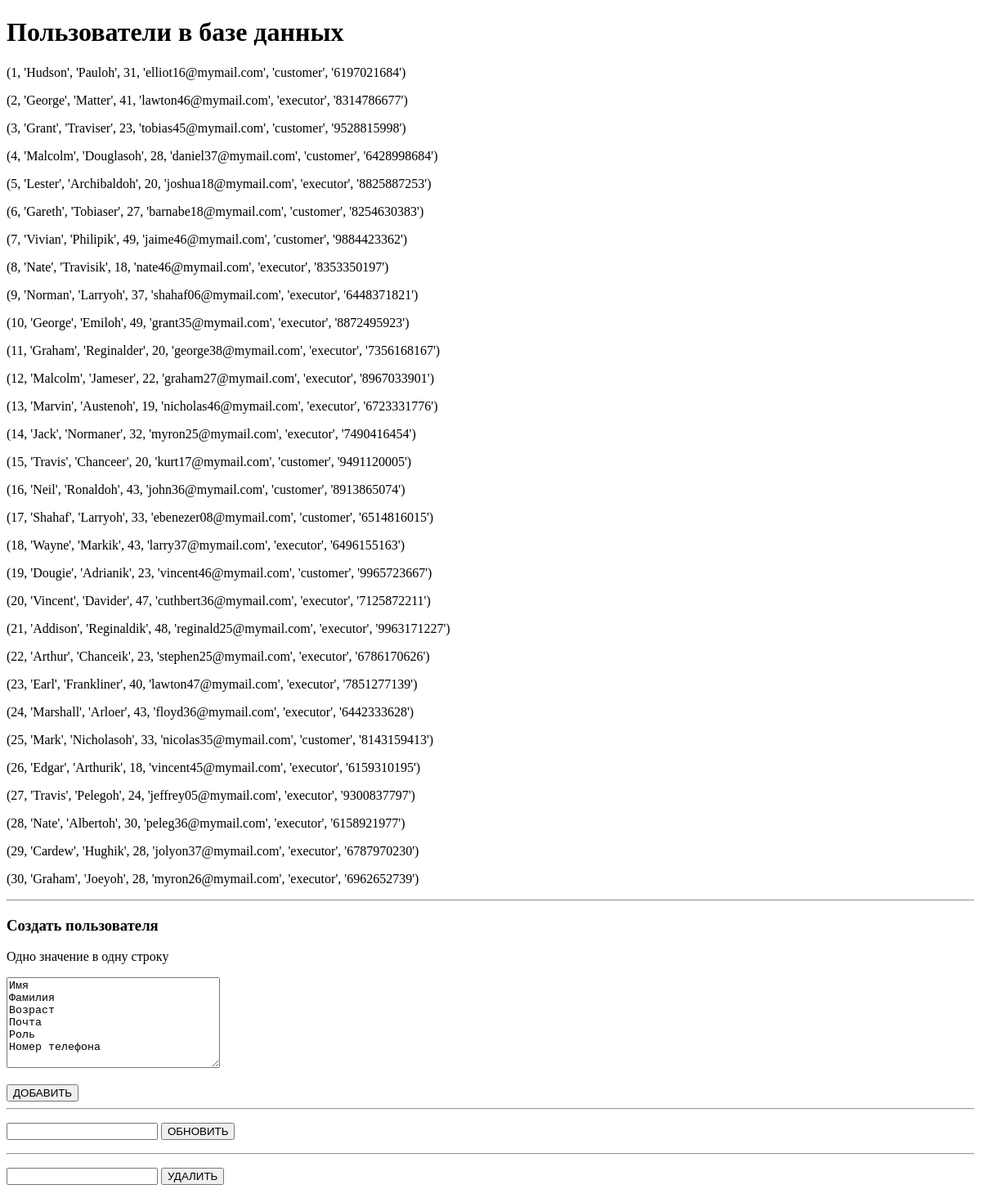
The app's page /users, older data.
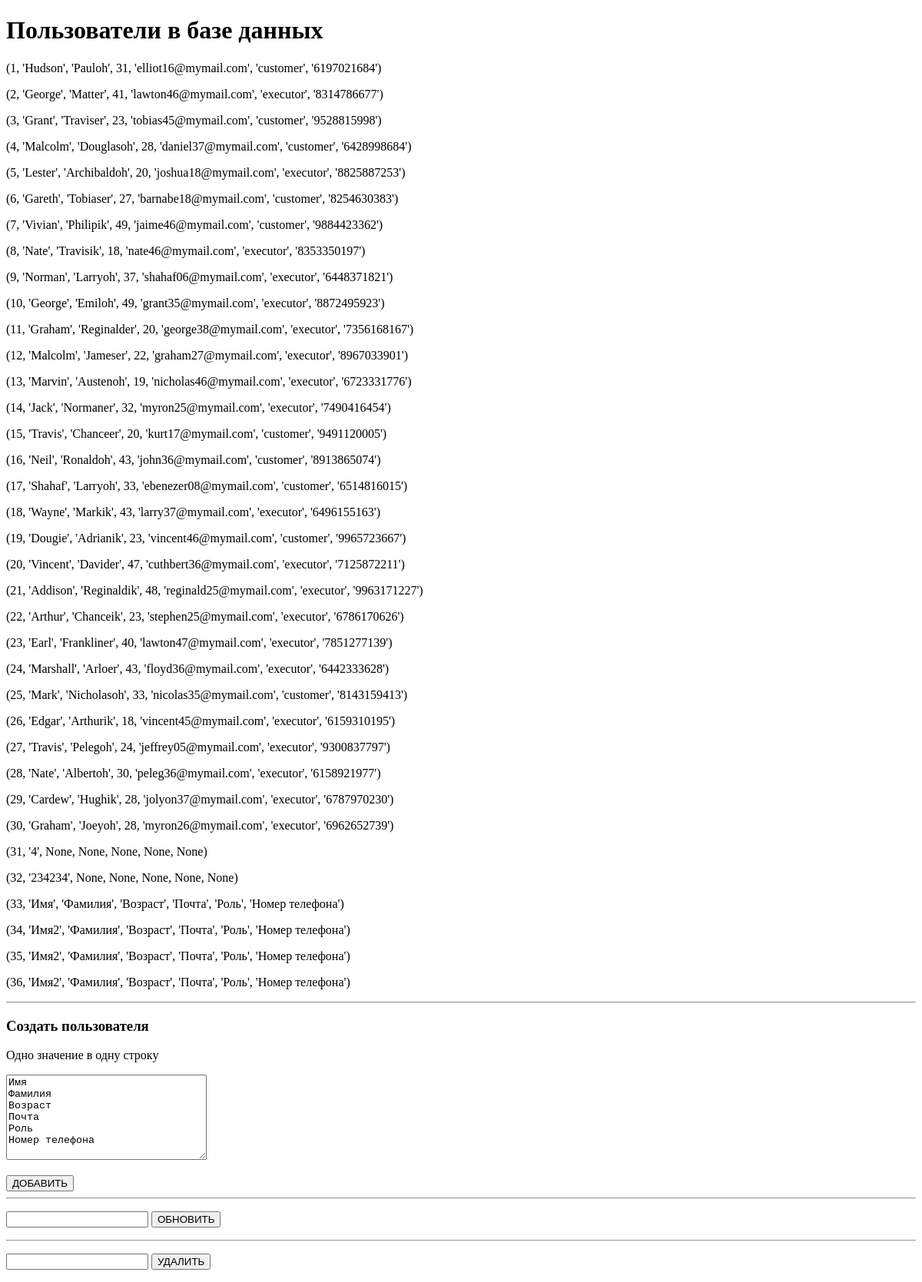
The same page, newer data.
### create_update_tables.py (models this page shows)
class User(db.Model):
    __tablename__ = "user"
    id = db.Column(db.Integer, primary_key=True)
    first_name = db.Column(db.Text)
    last_name = db.Column(db.Text)
    age = db.Column(db.Integer)
    email = db.Column(db.Text)
    role = db.Column(db.Text)
    phone = db.Column(db.Text)

### main.py (the view, shortened to what this page needs)
@app.route("/users", methods=["GET", "POST"])
def get_users():
    if request.method == "GET":
        return render_template("users_main.html", text_main=get_route_all("user"))

### main.py (called while the page is built)
def get_route_all(name_table):
    result = []
    con = sqlite3.connect("lesson16.db")
    cur = con.cursor()
    sqlite_query = f"""SELECT * FROM `{name_table}`"""
    cur.execute(sqlite_query)
    result = cur.fetchall()
    con.close()
    return result

### templates/users_main.html (shortened to what this page needs)
<!DOCTYPE html>
<html lang="ru">
<head>
</head>
<body>
<main>
<form action="/users" method="post">
    <body>
    <div>
        <h1>Пользователи в базе данных</h1>
        {% for user in text_main %}
            <p>{{ user }}</p>
        {% endfor %}
    </div>
    <hr>
    <div>
        <h3>Создать пользователя</h3>
        <p>Одно значение в одну строку</p>
        <p><textarea rows="7" cols="30" name="list_rows">
Имя
Фамилия
Возраст
Почта
Роль
Номер телефона
        </textarea></p>
        <input type="submit" value="ДОБАВИТЬ" class="button" name="list_rows">
    </div>
    <div>
        <hr>
        <p>
        <input type="text" name="upd_user">
        <input type="submit" value="ОБНОВИТЬ" class="button" name="upd_user">
        </p>
    </div>
    <hr>
    <div>
        <p>
        <input type="text" name="del_user">
        <input type="submit" value="УДАЛИТЬ" class="button" name="del_user">
        </p>
    </div>
    </body>
</form>
</main>
</body>
</html>

Row changes from the older to the newer data that the page shows:
added User: user "(31, '4', None, None, None, None, None)"
added User: user "(32, '234234', None, None, None, None, None)"
added User: user "(33, 'Имя', 'Фамилия', 'Возраст', 'Почта', 'Роль', 'Номер телефона')"
added User: user "(34, 'Имя2', 'Фамилия', 'Возраст', 'Почта', 'Роль', 'Номер телефона')"
added User: user "(35, 'Имя2', 'Фамилия', 'Возраст', 'Почта', 'Роль', 'Номер телефона')"
added User: user "(36, 'Имя2', 'Фамилия', 'Возраст', 'Почта', 'Роль', 'Номер телефона')"
